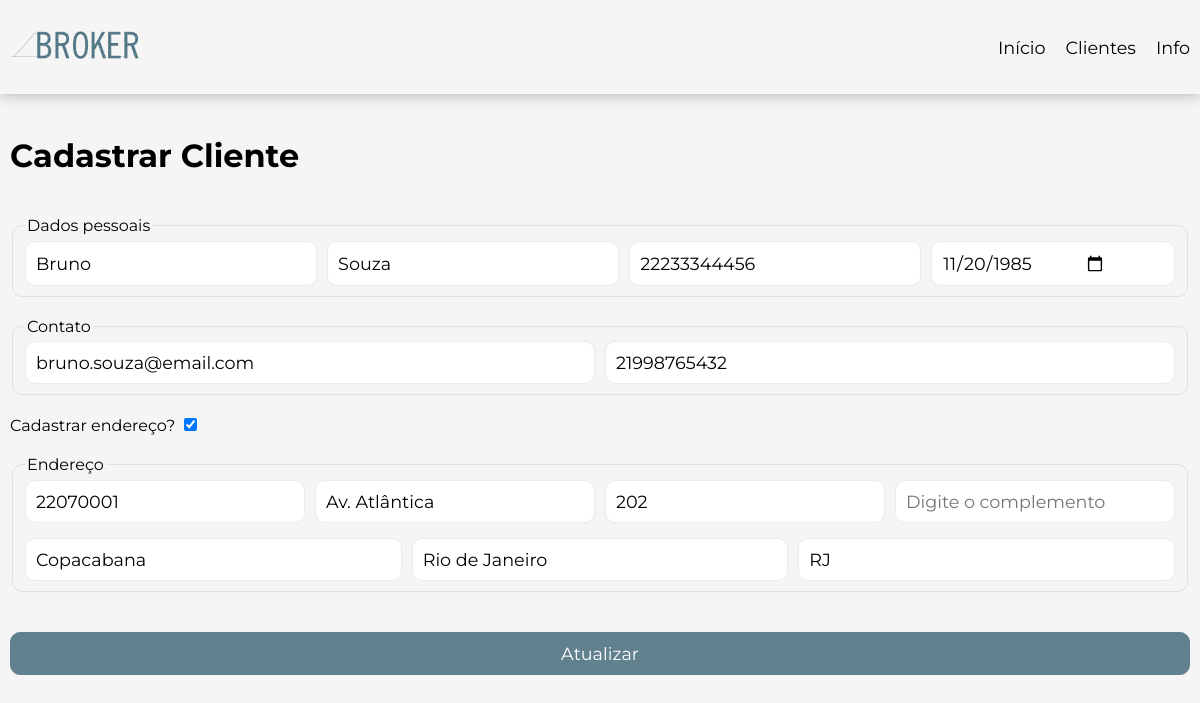
The page /clientes/detalhar?id=2 on the database its author committed.
### tables this page shows
CREATE TABLE IF NOT EXISTS addresses (
    id INT AUTO_INCREMENT NOT NULL,
    id_customer INT NOT NULL,
    street VARCHAR(100) NOT NULL,
    number INT NOT NULL,
    complement VARCHAR(10),
    neighborhood VARCHAR(100) NOT NULL,
    city VARCHAR(100) NOT NULL,
    state CHAR(2) NOT NULL,
    cep VARCHAR(8) NOT NULL,
    active BOOLEAN NOT NULL DEFAULT TRUE,
    created_at TIMESTAMP NOT NULL,
    modified_at TIMESTAMP NULL,
    deleted_at TIMESTAMP NULL,
    PRIMARY KEY(id),
    
    FOREIGN KEY(id_customer) 
    REFERENCES customers(id)
    ON DELETE CASCADE
);

CREATE TABLE IF NOT EXISTS customers (
    id INT AUTO_INCREMENT NOT NULL,
    first_name VARCHAR(40) NOT NULL,
    last_name VARCHAR(40) NOT NULL,
    cpf VARCHAR(11) UNIQUE,
    birth_date DATE,
    cellphone VARCHAR(15),
    email varchar(254) UNIQUE,
    active BOOLEAN NOT NULL DEFAULT TRUE,
    created_at TIMESTAMP NOT NULL,
    modified_at TIMESTAMP NULL,
    deleted_at TIMESTAMP NULL,
    PRIMARY KEY(id)
);

### App/Controller/CustomerController.php (called while the page is built, shortened)
<?php
final class CustomerController {
    private readonly CustomerUsecase $usecase;
    public function __construct(CustomerUsecase $usecase) {
        $this->usecase = $usecase;
    }
    final public function detail(): void {
        if (isset($_GET['id'])) {
            $customer = $this->usecase->getById((int) $_GET['id']);
        }
        require_once VIEW . 'pages/create.php';
    }
}

### App/Usecase/CustomerUsecase.php (called while the page is built, shortened)
<?php
final class CustomerUsecase {
    private readonly CustomerRepository $customerRepo;
    public function __construct(CustomerRepository $customerRepo, AddressRepository $addressRepo) {
        $this->customerRepo = $customerRepo;
    }
    public function getById(int $id): ?CustomerDtoResponse {
        $result = $this->customerRepo->fetch($id);
        if (!empty($result)) {
            return $result;
        }
        return null;
    }
}

### App/Repository/CustomerRepository.php (called while the page is built, shortened)
<?php
class CustomerRepository {
    private readonly mysqli $db;
    public function __construct(mysqli $db) {
        $this->db = $db;
    }
    public function fetch(int $id): ?object {
        $query = "SELECT c.id, c.first_name, c.last_name, c.cpf, c.birth_date, c.cellphone, c.email, c.created_at AS c_created_at, c.modified_at AS c_modified_at, c.deleted_at AS c_deleted_at,
                a.id AS id_address, a.street, a.number, a.complement, a.neighborhood, a.city, a.state, a.cep, a.created_at AS a_created_at, a.modified_at AS a_modified_at, a.deleted_at AS a_deleted_at
                FROM customers c
                LEFT JOIN addresses a ON c.id = a.id_customer
                WHERE c.id = ? AND c.active = true;";
        $stmt = $this->db->prepare($query);
        $success = $stmt->bind_param("i", $id);
        $stmt->execute();
        $result = $stmt->get_result();
        $row = $result->fetch_assoc();
        $address = null;
        if ($row['street'] != null) {
            $address = new AddressDtoResponse($row['id_address'], $row['street'],$row['number'],
            $row['complement'],$row['neighborhood'],$row['city'], $row['cep'],
                $row['state'], null, $row['a_created_at'], $row['a_modified_at'], $row['a_deleted_at']);
        }
        $customer = new CustomerDtoResponse($row['id'], $row['first_name'], $row['last_name'], $row['cpf'], $row['birth_date'],
                $row['email'], $row['cellphone'], $address, $row['c_created_at'], $row['c_modified_at'], $row['c_deleted_at']);
        return $customer;
    }
}

### App/Dto/Response/CustomerDtoResponse.php (called while the page is built, shortened)
<?php
    final class CustomerDtoResponse {
        private ?int $id;
        private ?string $firstName;
        private ?string $lastName;
        private ?string $cpf;
        private ?string $birthDate;
        private ?string $email;
        private ?string $cellphone;
        private ?AddressDtoResponse $address;
        public function getId(): ?int {
            return $this->id;
        }
        public function getFirstName(): ?string {
            return $this->firstName;
        }
        public function getLastName(): ?string {
            return $this->lastName;
        }
        public function getCpf(): ?string {
            return $this->cpf;
        }
        public function getBirthDate(): ?string {
            return $this->birthDate;
        }
        public function getEmail(): ?string {
            return $this->email;
        }
        public function getCellphone(): ?string {
            return $this->cellphone;
        }
        public function getAddress(): ?AddressDtoResponse {
            return $this->address;
        }
        private function setId(?int $id): void {
            $this->id = $id;
        }
        public function setFirstName(?string $firstName): void {
            $this->firstName = $firstName;
        }
        public function setLastName(?string $lastName): void {
            $this->lastName = $lastName;
        }
        public function setCpf(?string $cpf): void {
            $this->cpf = $cpf;
        }
        public function setBirthDate(?string $birthDate): void {
            $this->birthDate = $birthDate;
        }
        public function setEmail(?string $email): void {
            if (!empty($email)) {
                if (filter_var($email, FILTER_VALIDATE_EMAIL)) {
                    $this->email = $email;
                    return;
                }
                throw new Exception("Email is not valid", 400);
            } else {
                $this->email = $email;
            }
        }
        public function setCellphone(?string $cellphone): void {
            $this->cellphone = $cellphone;
        }
        public function setAddress(?AddressDtoResponse $address): void {
            $this->address = $address;
        }
    }

### App/Dto/Response/AddressDtoResponse.php (called while the page is built, shortened)
<?php
final class AddressDtoResponse {
    private ?string $street;
    private ?int $number;
    private ?string $complement;
    private ?string $neighborhood;
    private ?string $city;
    private ?string $cep;
    private ?string $state;
    public function getStreet(): ?string {
        return $this->street;
    }
    public function getNumber(): ?int {
        return $this->number;
    }
    public function getComplement(): ?string {
        return $this->complement;
    }
    public function getNeighborhood(): ?string {
        return $this->neighborhood;
    }
    public function getCity(): ?string {
        return $this->city;
    }
    public function getCep(): ?string {
        return $this->cep;
    }
    public function getState(): ?string {
        return $this->state;
    }
    public function setStreet(?string $street): void {
        $this->street = $street;
    }
    public function setNumber(?int $number): void {
        $this->number = $number;
    }
    public function setComplement(?string $complement): void {
        $this->complement = $complement;
    }
    public function setNeighborhood(?string $neighborhood): void {
        $this->neighborhood = $neighborhood;
    }
    public function setCity(?string $city): void {
        $this->city = $city;
    }
    public function setCep(?string $cep): void {
        $this->cep = $cep;
    }
    public function setState(?string $state): void {
        $this->state = $state;
    }
}

### App/view/components/form.php (the view, shortened to what this page needs)
<div class="container">
    <h1>Cadastrar Cliente</h1>
    <form method="post" action="<?= $customer->getId() == '' ? "/clientes/cadastrar" : '/clientes/atualizar' ?>" id="form-register">
        <fieldset class="customer-data-forms">
            <legend>Dados pessoais</legend>
            <input type="text" placeholder="Nome do cliente" value="<?= $customer->getFirstName() ?? ""  ?>" name="first_name" id="first_name">
            <input type="text" placeholder="Sobrenome do cliente" value="<?= $customer->getLastName() ?? ""  ?>" name="last_name" id="last_name">
            <input type="text" placeholder="CPF do cliente" value="<?= $customer->getCpf() ?? ""  ?>" name="cpf" id="cpf">
            <input type="date" placeholder="Data de Nascimento" value="<?= $customer->getBirthDate() ?? "" ?>" name="birth_date" id="birth_date">
        </fieldset>
        <fieldset class="contact-form">
            <legend>Contato</legend>
            <input type="email" placeholder="Digite o seu melhor e-mail" value="<?= $customer->getEmail() ?? "" ?>" name="email" id="email">
            <input type="text" placeholder="Digite o seu número de celular" value="<?= $customer->getCellphone() ?? "" ?>" name="cellphone" id="cellphone">
        </fieldset>
        <label for="address">Cadastrar endereço?</label>
        <?php if ($customer->getAddress() != null): ?>
            <input type="checkbox" name="address" id="address" onchange="toogleAddressGroup()" checked>
        <?php else: ?>
            <input type="checkbox" name="address" id="address" onchange="toogleAddressGroup()">
        <?php endif ?>
        <div id="address-group" class="hide">
            <fieldset class="address-form">
                <legend>Endereço</legend>
                <?php if ($customer->getAddress() != null): ?>
                    <div class="group-form">
                        <input type="text" placeholder="Digite o CEP" oninput="fillAddressByCep(this)" value="<?= $customer->getAddress()->getCep() ?? "" ?>" name="cep" id="cep">
                        <input type="text" placeholder="Digite a rua" value="<?= $customer->getAddress()->getStreet() ?? "" ?>" name="street" id="street">
                        <input type="text" placeholder="Digite o número" value="<?= $customer->getAddress()->getNumber() ?? "" ?>" name="number" id="number">
                        <input type="text" placeholder="Digite o complemento" value="<?= $customer->getAddress()->getComplement() ?? "" ?>" name="complement" id="complement">
                    </div>
                    <div class="group-form">
                        <input type="text" placeholder="Digite o bairro" value="<?= $customer->getAddress()->getNeighborhood() ?? "" ?>" name="neighborhood" id="neighborhood">
                        <input type="text" placeholder="Digite a cidade" value="<?= $customer->getAddress()->getCity() ?? "" ?>" name="city" id="city">
                        <input type="text" placeholder="Digite o estado" value="<?= $customer->getAddress()->getState() ?? "" ?>" name="state" id="state">
                    </div>
                <?php endif ?>
            </fieldset>
        </div>
        <input type="submit" class="btn-submit" value="<?= $customer->getId() == '' ? 'Cadastrar' : 'Atualizar' ?>" style="margin-top: 20px;">
    </form>
</div>

### public/styles/main.css (style rules this page uses)
* { font-family: "Montserrat", sans-serif; box-sizing: border-box; }
body { margin: 0; padding: 0; background-color: var(--white-background); }
.container { display: flex; flex-direction: column; width: 100%; max-width: var(--default-width-screen); padding: 20px 10px; }
.btn-submit { width: 100%; padding: 10px 20px 10px 20px; background-color: var(--primary-color); border-radius: 10px; color: var(--white); border: 1px solid var(--primary-color); }

### public/styles/variables.css (style rules this page uses)
:root { --primary-color: #61818E; --secundary-color: rgb(252, 252, 252); --terciary-color: rgb(219, 216, 0); --dark: rgb(15, 15, 15); --white-background: rgb(245, 245, 245); --default-width-screen: 1300px; --white: white; --success: rgb(9, 146, 9); --error: rgb(206, 0, 0); }

### public/styles/form.css (style rules this page uses)
input[type="text"], input[type="date"], input[type="email"] { font-size: 1.1rem; padding: 10px 10px; border-radius: 10px; outline: none; border: 1px solid rgb(235, 235, 235); display: flex; flex-grow: 1; }
fieldset { display: flex; gap: 10px; flex-grow: 1; margin-top: 20px; margin-bottom: 20px; border-radius: 10px; border: 1px solid rgb(225, 225, 225); flex-wrap: wrap; }
.address-form { flex-direction: column; gap: 15px; }
.btn-submit { width: 100%; padding: 10px 20px 10px 20px; background-color: var(--primary-color); border-radius: 10px; color: var(--white); border: 1px solid var(--primary-color); cursor: pointer; font-size: 1.1rem; }
.group-form { display: flex; gap: 10px; flex-grow: 1; flex-wrap: wrap; }

### rows shown on the page
addresses: first_name "Bruno", last_name "Souza", cpf "22233344456", birth_date "11/20/1985", email "bruno.souza@email.com", cellphone "21998765432", cep "22070001", street "Av. Atlântica", number "202", neighborhood "Copacabana", city "Rio de Janeiro", state "RJ"
customers: id "Atualizar"
